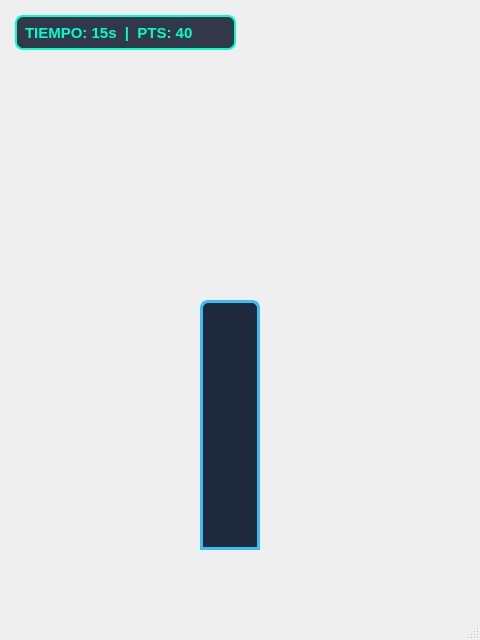
<?xml version="1.0" encoding="UTF-8"?>
<ui version="4.0">
 <class>MainWindow</class>
 <widget class="QMainWindow" name="MainWindow">
  <property name="geometry">
   <rect>
    <x>0</x>
    <y>0</y>
    <width>480</width>
    <height>640</height>
   </rect>
  </property>
  <property name="windowTitle">
   <string>MainWindow</string>
  </property>
  <widget class="QWidget" name="centralwidget">
   <widget class="QLabel" name="fondo">
    <property name="geometry">
     <rect>
      <x>0</x>
      <y>0</y>
      <width>480</width>
      <height>640</height>
     </rect>
    </property>
    <property name="text">
     <string/>
    </property>
    <property name="pixmap">
     <pixmap>Fondo1.jpg</pixmap>
    </property>
    <property name="scaledContents">
     <bool>true</bool>
    </property>
   </widget>
   <widget class="QLabel" name="hud_info">
    <property name="geometry">
     <rect>
      <x>15</x>
      <y>15</y>
      <width>221</width>
      <height>35</height>
     </rect>
    </property>
    <property name="styleSheet">
     <string notr="true">color: #00ffcc;
font-size: 15px;
font-weight: bold;
background-color: rgba(15, 23, 42, 0.85);
border: 2px solid #00ffcc;
border-radius: 8px;
padding: 4px;</string>
    </property>
    <property name="text">
     <string>TIEMPO: 15s  |  PTS: 40</string>
    </property>
    <property name="scaledContents">
     <bool>false</bool>
    </property>
   </widget>
   <widget class="QLabel" name="tripulante">
    <property name="geometry">
     <rect>
      <x>80</x>
      <y>336</y>
      <width>70</width>
      <height>84</height>
     </rect>
    </property>
    <property name="text">
     <string/>
    </property>
    <property name="pixmap">
     <pixmap>Personaje.png</pixmap>
    </property>
    <property name="scaledContents">
     <bool>true</bool>
    </property>
   </widget>
   <widget class="QLabel" name="pilar_1">
    <property name="geometry">
     <rect>
      <x>200</x>
      <y>300</y>
      <width>60</width>
      <height>250</height>
     </rect>
    </property>
    <property name="styleSheet">
     <string notr="true">background-color: #1e293b;
border: 3px solid #38bdf8;
border-top-left-radius: 8px;
border-top-right-radius: 8px;</string>
    </property>
    <property name="text">
     <string/>
    </property>
   </widget>
   <widget class="QLabel" name="pilar_2">
    <property name="geometry">
     <rect>
      <x>340</x>
      <y>340</y>
      <width>60</width>
      <height>250</height>
     </rect>
    </property>
    <property name="text">
     <string/>
    </property>
   </widget>
   <widget class="QLabel" name="pilar_3">
    <property name="geometry">
     <rect>
      <x>340</x>
      <y>340</y>
      <width>60</width>
      <height>250</height>
     </rect>
    </property>
    <property name="text">
     <string/>
    </property>
   </widget>
   <widget class="QLabel" name="pilar_4">
    <property name="geometry">
     <rect>
      <x>340</x>
      <y>340</y>
      <width>60</width>
      <height>250</height>
     </rect>
    </property>
    <property name="text">
     <string/>
    </property>
   </widget>
   <zorder>fondo</zorder>
   <zorder>tripulante</zorder>
   <zorder>pilar_1</zorder>
   <zorder>pilar_2</zorder>
   <zorder>pilar_3</zorder>
   <zorder>pilar_4</zorder>
   <zorder>hud_info</zorder>
  </widget>
  <widget class="QMenuBar" name="menubar">
   <property name="geometry">
    <rect>
     <x>0</x>
     <y>0</y>
     <width>480</width>
     <height>27</height>
    </rect>
   </property>
  </widget>
  <widget class="QStatusBar" name="statusbar"/>
 </widget>
 <resources/>
 <connections/>
</ui>
